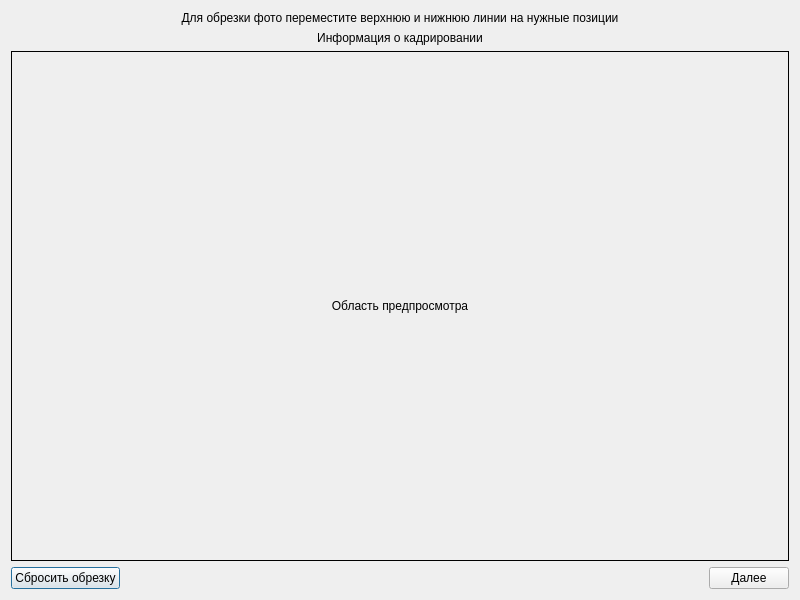
<?xml version="1.0" encoding="UTF-8"?>
<ui version="4.0">
	<class>CropDialog</class>
	<widget class="QDialog" name="CropDialog">
		<property name="geometry">
			<rect>
				<x>0</x>
				<y>0</y>
				<width>800</width>
				<height>600</height>
			</rect>
		</property>
		<property name="sizePolicy">
			<sizepolicy hsizetype="Expanding" vsizetype="Expanding">
				<horstretch>0</horstretch>
				<verstretch>0</verstretch>
			</sizepolicy>
		</property>
		<property name="minimumSize">
			<size>
				<width>600</width>
				<height>500</height>
			</size>
		</property>
		<property name="windowTitle">
			<string>Кадрирование изображения</string>
		</property>
		<layout class="QVBoxLayout" name="verticalLayout">
			<item>
				<widget class="QLabel" name="instructionLabel">
					<property name="text">
						<string>Для обрезки фото переместите верхнюю и нижнюю линии на нужные позиции</string>
					</property>
					<property name="alignment">
						<set>Qt::AlignCenter</set>
					</property>
				</widget>
			</item>
			<item>
				<widget class="QLabel" name="infoLabel">
					<property name="text">
						<string>Информация о кадрировании</string>
					</property>
					<property name="alignment">
						<set>Qt::AlignCenter</set>
					</property>
				</widget>
			</item>
			<item>
				<widget class="QLabel" name="previewLabel">
					<property name="sizePolicy">
						<sizepolicy hsizetype="Expanding" vsizetype="Expanding">
							<horstretch>0</horstretch>
							<verstretch>0</verstretch>
						</sizepolicy>
					</property>
					<property name="minimumSize">
						<size>
							<width>400</width>
							<height>300</height>
						</size>
					</property>
					<property name="frameShape">
						<enum>QFrame::Box</enum>
					</property>
					<property name="text">
						<string>Область предпросмотра</string>
					</property>
					<property name="alignment">
						<set>Qt::AlignCenter</set>
					</property>
				</widget>
			</item>
			<item>
				<layout class="QHBoxLayout" name="buttonLayout">
					<item>
						<widget class="QPushButton" name="resetButton">
							<property name="text">
								<string>Сбросить обрезку</string>
							</property>
						</widget>
					</item>
					<item>
						<spacer name="horizontalSpacer">
							<property name="orientation">
								<enum>Qt::Horizontal</enum>
							</property>
							<property name="sizeHint" stdset="0">
								<size>
									<width>40</width>
									<height>20</height>
								</size>
							</property>
						</spacer>
					</item>
					<item>
						<widget class="QPushButton" name="acceptButton">
							<property name="text">
								<string>Далее</string>
							</property>
						</widget>
					</item>
				</layout>
			</item>
		</layout>
	</widget>
	<resources/>
	<connections/>
</ui>
